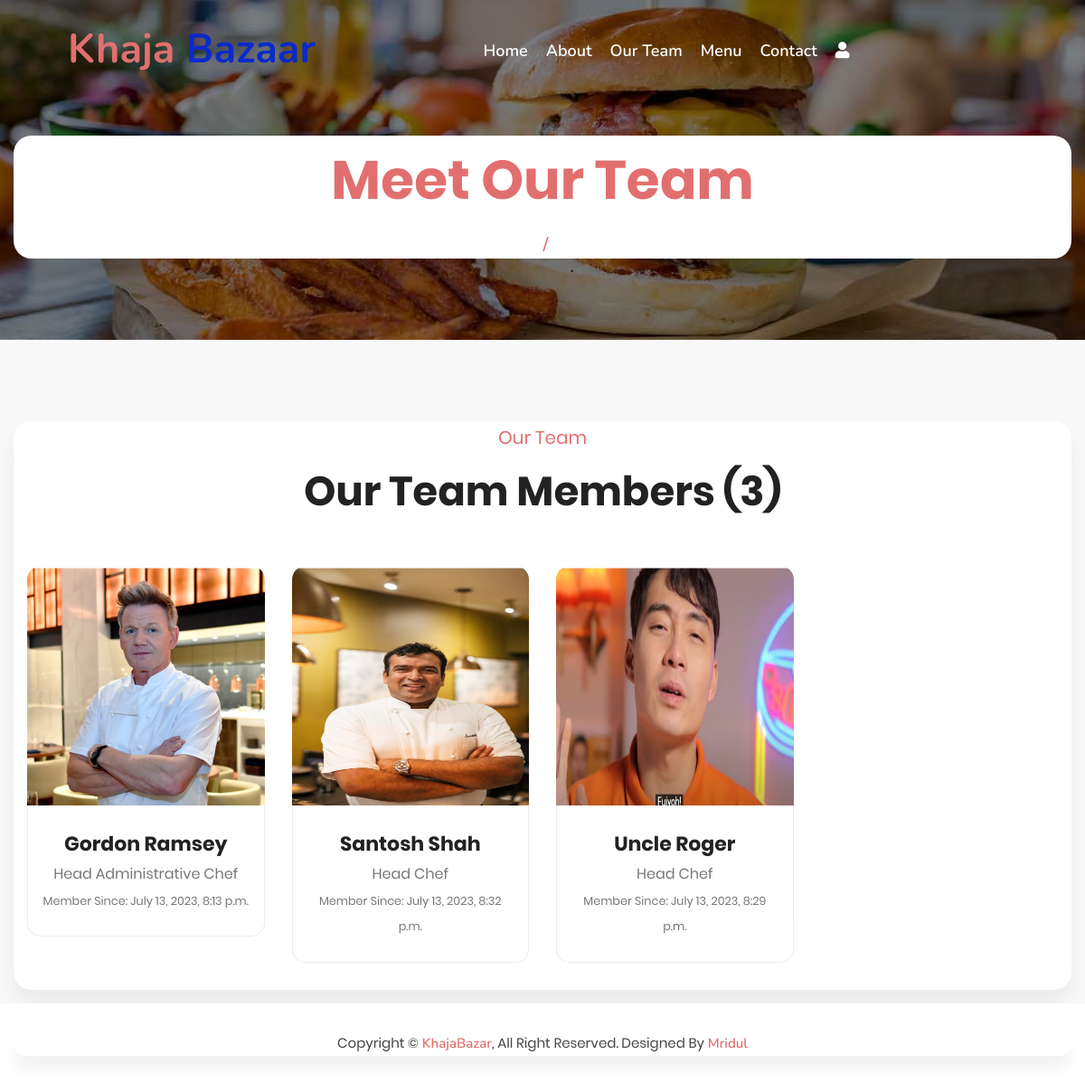
Page /team/ on the committed database.
### home/models.py (models this page shows, shortened)
class Team(models.Model):
    name = models.CharField(max_length=100)
    designation = models.CharField(max_length=100)
    image = models.ImageField(upload_to="team")
    added_on = models.DateTimeField(auto_now_add=True)
    updated_on = models.DateTimeField(auto_now=True)

### home/views.py (the view)
# urls.py: path('team/',homeViews.team_members,name="team"),
def team_members(request):
    context={}
    members = Team.objects.all().order_by('name')
    context['team_members'] = members
    return render(request, 'team.html', context)

### template/team.html (shortened to what this page needs)
{% extends "base.html" %}
{% block content %}
        <div class="page-header">
            <div class="container">
                <div class="row">
                    <div class="col-12">
                        <h2>Meet Our Team</h2>
                    </div>
                    <div class="col-12">
                        <a href="/">Home</a>
                        <a href="{% url 'team' %}">Team</a>
                    </div>
                </div>
            </div>
        </div>
        <div class="team">
            <div class="container">
                <div class="section-header text-center">
                    <p>Our Team</p>
                    <h2>Our Team Members ({{team_members|length}})</h2>
                </div>
                <div class="row">
                {% for m in team_members %}
                    <div class="col-lg-3 col-md-6">
                        <div class="team-item">
                            <div class="team-img">
                                <img src="/media/{{m.image}}" style="height:250px;" alt="Image">
                                <div class="team-social">
                                </div>
                            </div>
                            <div class="team-text">
                                <h2>{{m.name}}</h2>
                                <p>{{m.designation}}</p>
                                <p><small>Member Since: {{m.added_on}}</small></p>
                            </div>
                        </div>
                    </div>
                {% endfor %}
                </div>
            </div>
        </div>
{% endblock %}

### static/css/style.css (style rules this page uses)
body { color: #757575; background: #ffffff; font-family: "open sans", sans-serif; }
h1, h2, h3, h4, h5, h6 { color: #454545; font-family: "Nunito", sans-serif; }
a { font-family: "Nunito", sans-serif; font-weight: 600; color: #fbaf32; transition: 0.3s; }
.page-header { position: relative; margin-bottom: 45px; padding: 150px 0 90px 0; text-align: center; background: linear-gradient(rgba(0, 0, 0, 0.5), rgba(0, 0, 0, 0.5)), url(../img/page-header.jpg); background-position: center; background-repeat: no-repeat; background-size: cover; }
.page-header h2 { position: relative; color: #E26F6F; font-size: 60px; font-weight: 700; }
.page-header a { position: relative; padding: 0 12px; font-size: 20px; text-transform: uppercase; color: #ffffff; }
.page-header a::after { position: absolute; content: "/"; width: 8px; height: 8px; top: -1px; right: -7px; text-align: center; color: #E26F6F; }
.page-header a:last-child::after { display: none; }
.section-header { position: relative; margin-bottom: 45px; }
.section-header p { color: #e26f6f; margin-bottom: 5px; position: relative; font-size: 20px; }
.section-header h2 { margin: 0; position: relative; font-size: 45px; font-weight: 700; }
.team { position: relative; width: 100%; padding: 45px 0 15px 0; }
.team .team-item { position: relative; margin-bottom: 30px; background: #ffffff; }
.team .team-img { position: relative; border-radius: 15px 15px 0 0; overflow: hidden; }
.team .team-img img { position: relative; width: 100%; margin-top: 15px; transform: scale(1.1); transition: 0.3s; }
.team .team-social { position: absolute; width: 100%; height: 100%; top: 0; left: 0; display: flex; align-items: center; justify-content: center; transition: 0.5s; }
.team .team-text { position: relative; padding: 25px 15px; text-align: center; background: #ffffff; border: 1px solid rgba(0, 0, 0, 0.07); border-top: none; border-radius: 0 0 15px 15px; }
.team .team-text h2 { font-size: 22px; font-weight: 700; }
.team .team-text p { margin: 0; font-size: 16px; }

### static/auth/css/style.css (style rules this page uses)
img { max-width: 100%; height: auto; }
p { margin-bottom: 0px; font-size: 15px; color: #777; }
h2 { line-height: 1.66; margin: 0; padding: 0; font-weight: bold; color: #222; font-family: Poppins; font-size: 36px; }
body { font-size: 13px; line-height: 1.8; color: #222; background: #f8f8f8; font-weight: 400; font-family: Poppins; }
.container { width: 9000px; background: #fff; margin: 0 auto; box-shadow: 0px 15px 16.83px 0.17px rgba(0, 0, 0, 0.05); -moz-box-shadow: 0px 15px 16.83px 0.17px rgba(0, 0, 0, 0.05); -webkit-box-shadow: 0px 15px 16.83px 0.17px rgba(0, 0, 0, 0.05); -o-box-shadow: 0px 15px 16.83px 0.17px rgba(0, 0, 0, 0.05); -ms-box-shadow: 0px 15px 16.83px 0.17px rgba(0, 0, 0, 0.05); border-radius: 20px; -moz-border-radius: 20px; -webkit-border-radius: 20px; -o-border-radius: 20px; -ms-border-radius: 20px; }
@media screen and (max-width: 1200px) { .container { width: calc( 100% - 30px); max-width: 100%; } }
@media screen and (min-width: 1024px) { .container { max-width: 1200px; } }

### rows in the picture
Team: image (picture), name "Gordon Ramsey", designation "Head Administrative Chef", added_on "July 13, 2023, 8:13 p.m."
Team: image (picture), name "Santosh Shah", designation "Head Chef", added_on "July 13, 2023, 8:32 p.m."
Team: image (picture), name "Uncle Roger", designation "Head Chef", added_on "July 13, 2023, 8:29 p.m."

### other values in the picture
{{ team_members|length }} "3"
